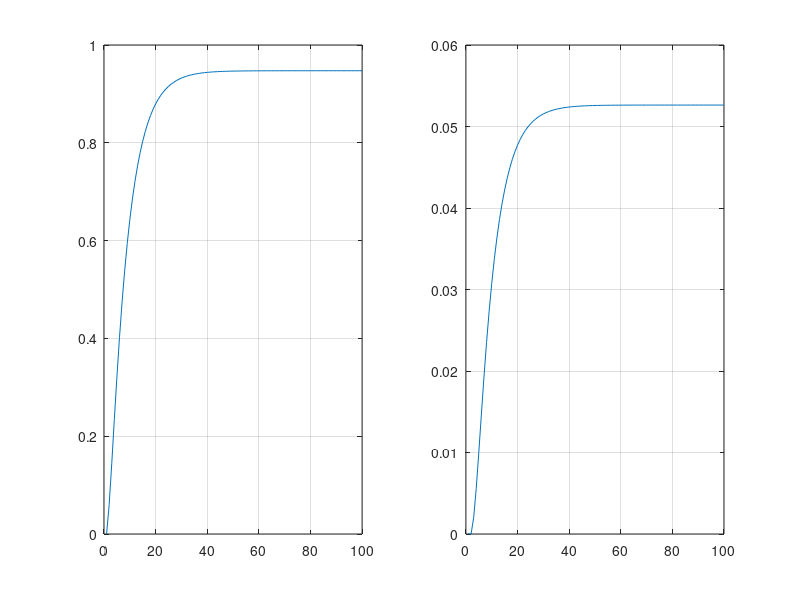

Recreate this plot in MATLAB.
clear all
% a
T = [0.8 0 0 0.3 0
     0.2 0.6 0 0.2 0
     0 0.3 1 0 0
     0 0.1 0 0.4 0
     0 0 0 0.1 1];

sum(T)
T>=0 & T<=1

% b
TcopyB = T;
probArr = zeros(1,100);
vArr = zeros(1,100);
v = [1 0 0 0 0]';
% duas maneiras, com T*T ou T*v
for n = 1:100
    probArr(n)= TcopyB(2,1);
    TcopyB = TcopyB*T;
    v = T*v;
    vArr(n) = v(2);
end

plot(1:100,probArr)

% c
TcopyC = T;
prob3Arr = zeros(1,100);
prob5Arr = zeros(1,100);
% duas maneiras, com T*T ou T*v
for n = 1:100
    prob3Arr(n)= TcopyC(3,1);
    prob5Arr(n)= TcopyC(5,1);
    TcopyC = TcopyC*T;
end
subplot(1,2,1)
plot(1:100,prob3Arr)
grid("on")
subplot(1,2,2)
plot(1:100,prob5Arr)
grid("on")

% d
% matriz Q = matriz de transiçao que nao vao dar a probabilidades
% absoverventes
% Q = ---------
%     |\ 1 2 4| 3 5
%     |1      |
%     |2      |
%     |4      |
%     --------- 
%     3
%     5

Q = [0.8 0 0.3 
     0.2 0.6 0.2 
     0 0.1 0.4];
sum(Q)
Q>=0 & Q<=1

% e
% matriz fundamental = Indentidade - matriz Q
F = (eye(3,3) - Q)^-1;

% f
t = F'*ones(3,1);

% g
R = [0 0.3 0
     0 0 0.1];

B = R*F;
B(:,1)
